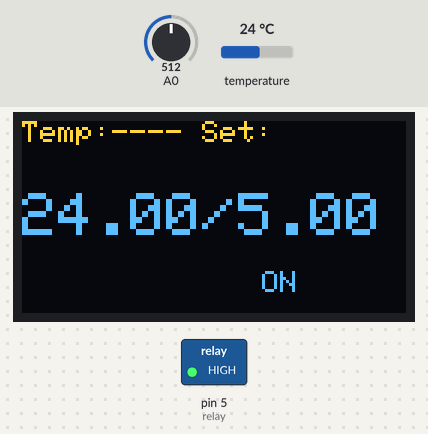
A sketch run on a simulated Arduino Uno, built with avr-gcc and run on an emulated ATmega328P. Shown: 128×64 one-colour display, switched loads named in the sketch (green lamp = pin HIGH). Inputs (shaded band) come from the test bench; at power-on: temperature 24 °C, A0 = 512. The OLED is the two-colour kind (top 16 rows yellow).

Above: at 2.8 s.
2.9 s: temperature set to 12 °C
At 5.0 s:
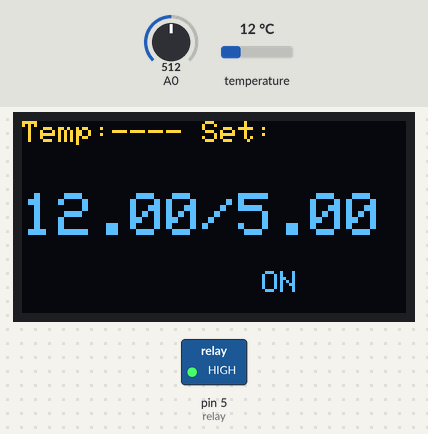
5.3 s: A0 set to 769
At 7.7 s:
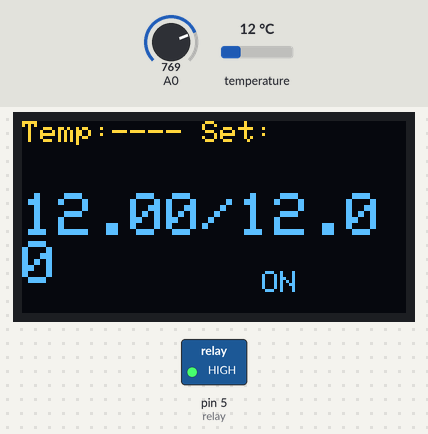
8.3 s: A0 set to 794
At 10.4 s:
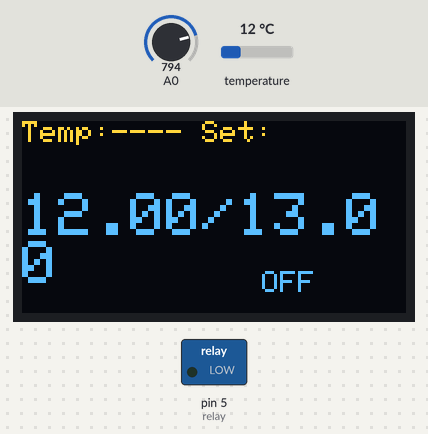
11.3 s: temperature set to 13.5 °C
At 12.2 s:
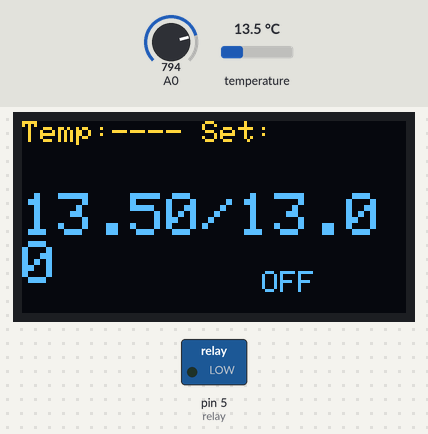
13.3 s: temperature set to 14.7 °C
At 15.0 s:
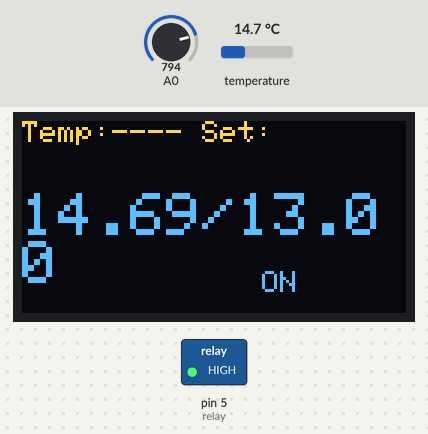
15.3 s: A0 set to 716
At 17.8 s:
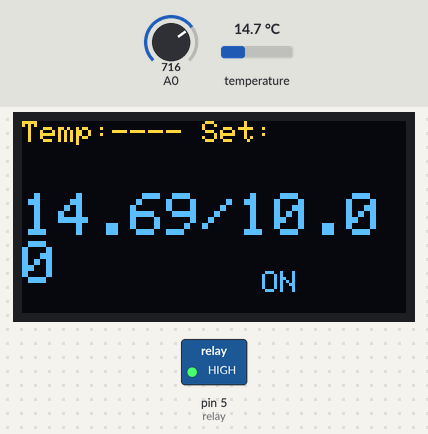
Timing chart, 0 to 19.3 s (numbered marks = the images above; inputs shaded):
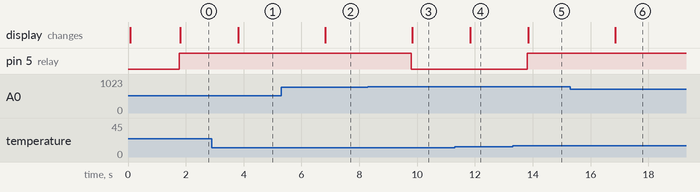

The sketch:

main.ino
```cpp
#include <OneWire.h>
#include <DallasTemperature.h>


#include <SPI.h>
#include <Wire.h>
#include <Adafruit_GFX.h>
#include <Adafruit_SSD1306.h>

// If using software SPI (the default case):
#define OLED_MOSI   9
#define OLED_CLK   10
#define OLED_DC    11
#define OLED_CS    12
#define OLED_RESET 13
Adafruit_SSD1306 display(OLED_MOSI, OLED_CLK, OLED_DC, OLED_RESET, OLED_CS);

/* Uncomment this block to use hardware SPI
#define OLED_DC     6
#define OLED_CS     7
#define OLED_RESET  8
Adafruit_SSD1306 display(OLED_DC, OLED_RESET, OLED_CS);
*/

#define NUMFLAKES 10
#define XPOS 0
#define YPOS 1
#define DELTAY 2

#if (SSD1306_LCDHEIGHT != 64)
#error("Height incorrect, please fix Adafruit_SSD1306.h!");
#endif

#define ONE_WIRE_BUS 2
OneWire oneWire(ONE_WIRE_BUS);
DallasTemperature sensors(&oneWire);

unsigned long previousMillis = 0;
const long interval = 1000;
float temp,settemp=0;

int relay=5;
String state;

void setup()   {
  pinMode(relay, OUTPUT);

  display.begin(SSD1306_SWITCHCAPVCC);

  sensors.begin();

}


void loop() {
  if(millis() - previousMillis >= interval) {
    // save the last time you blinked the LED
    previousMillis = millis();

     settemp=analogRead(A0);
     settemp=map(settemp, 0, 1023, -10, 20); //map function
 sensors.requestTemperatures();
 temp=sensors.getTempCByIndex(0);
 if(temp<=settemp-1){
  state="OFF";
 }
 if(temp>=settemp+1){
  state="ON";
 }
  }
  if(state=="ON"){
    digitalWrite(relay,HIGH); // turn on relay
  }
  if(state=="OFF"){
    digitalWrite(relay,LOW); // turn off relay
  }
  display.clearDisplay();
  // text display tests
  display.setTextSize(1.5);
  display.setTextColor(WHITE);
  display.setCursor(0,0);
  display.println("Temp:---- Set:");
  display.setTextSize(2);
  display.println();
  display.print(temp);
  display.print("/");
  display.println(settemp);
  display.setTextSize(1);
  display.setCursor(80,50);
  display.println(state);
   display.display();
}
```

Measured:
- the behaviour switches between 784 and 785 on A0 (found by bisection; images 2 and 3)
- the behaviour switches between 13.9 and 14 °C on temperature (found by bisection; images 4 and 5)
- after the input at 2.9 s, the display: changes after 0.91 s (image 1)
- after the input at 5.3 s, the display: changes after 1.5 s (image 2)
- after the input at 8.3 s, pin 5 (relay): HIGH → LOW after 1.5 s; the display: changes after 1.5 s (image 3)
- after the input at 11.3 s, the display: changes after 0.54 s (image 4)
- after the input at 13.3 s, pin 5 (relay): LOW → HIGH after 0.51 s; the display: changes after 0.54 s (image 5)
- after the input at 15.3 s, the display: changes after 1.6 s (image 6)
